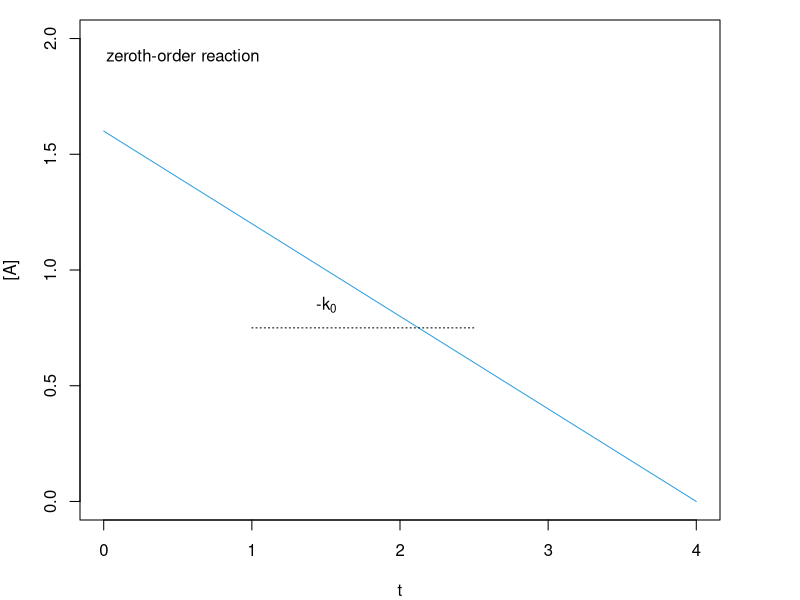
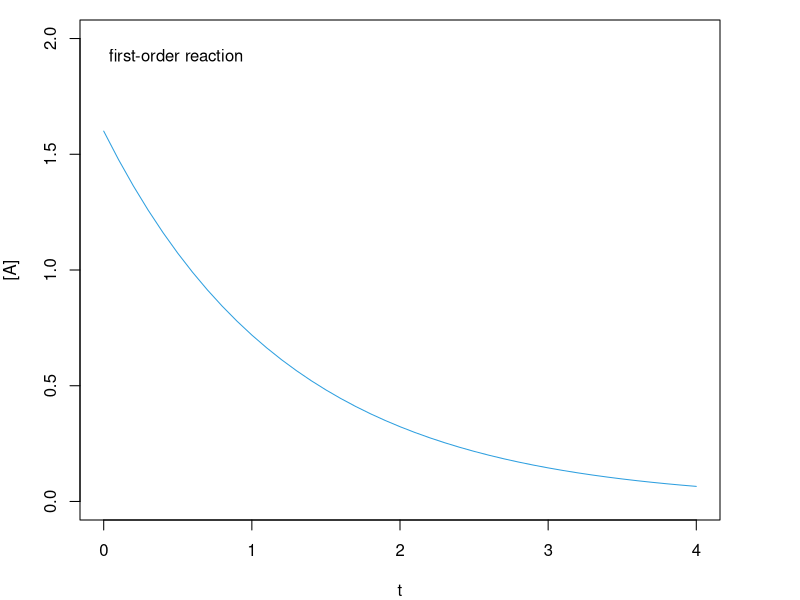
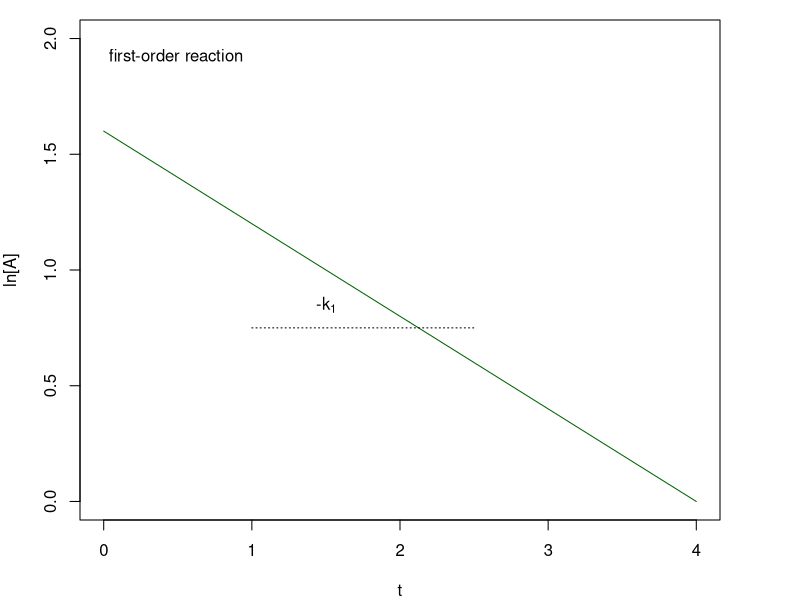
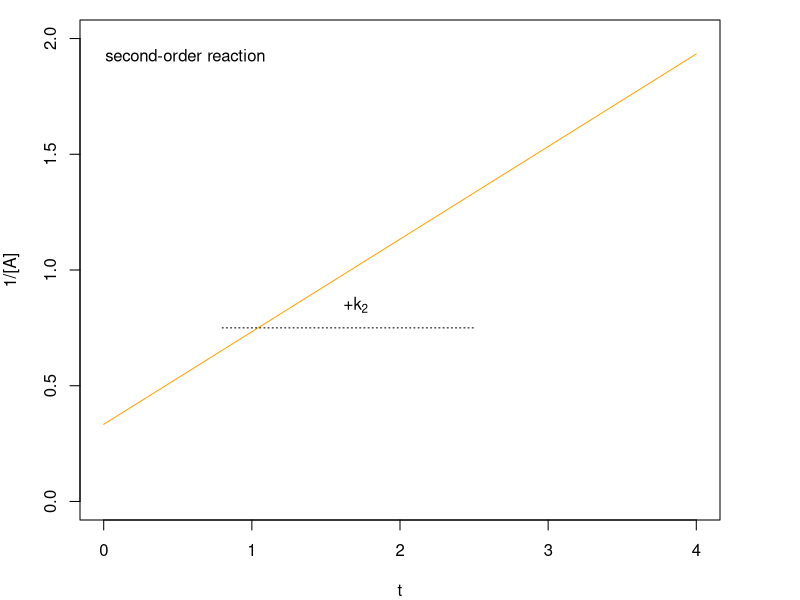
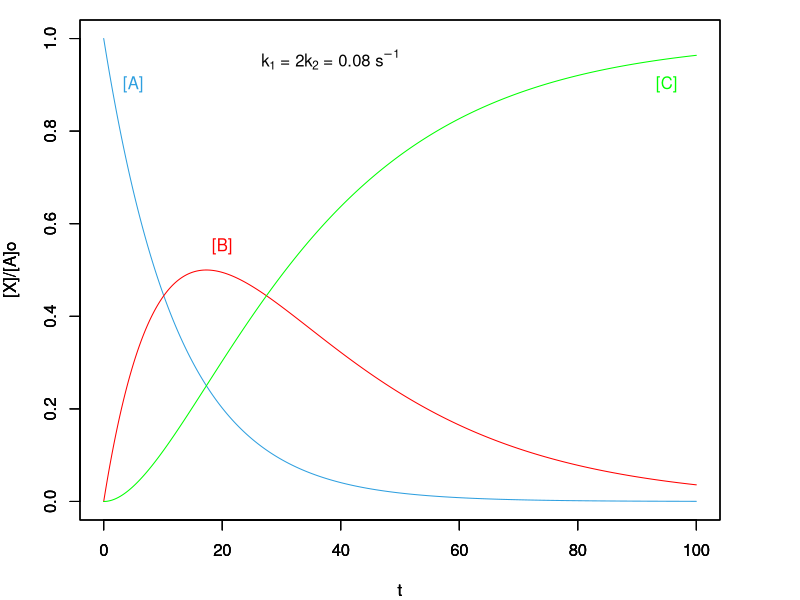
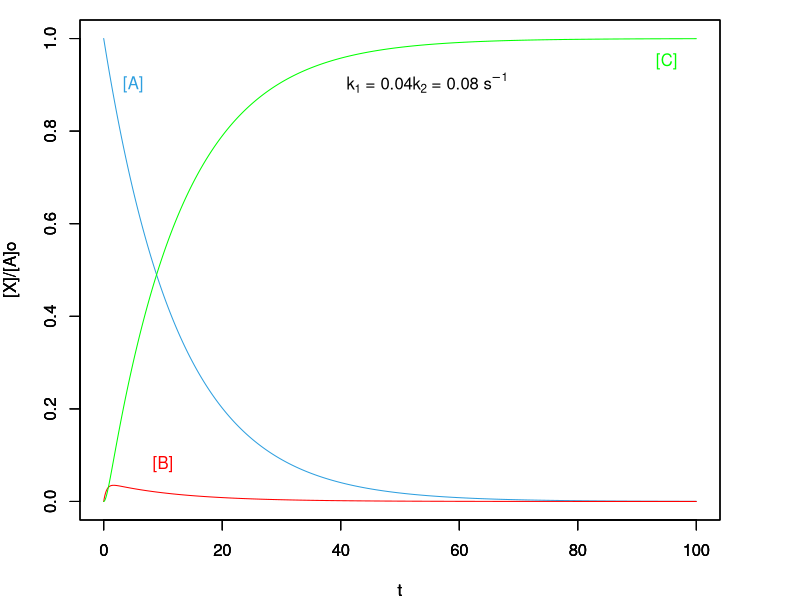
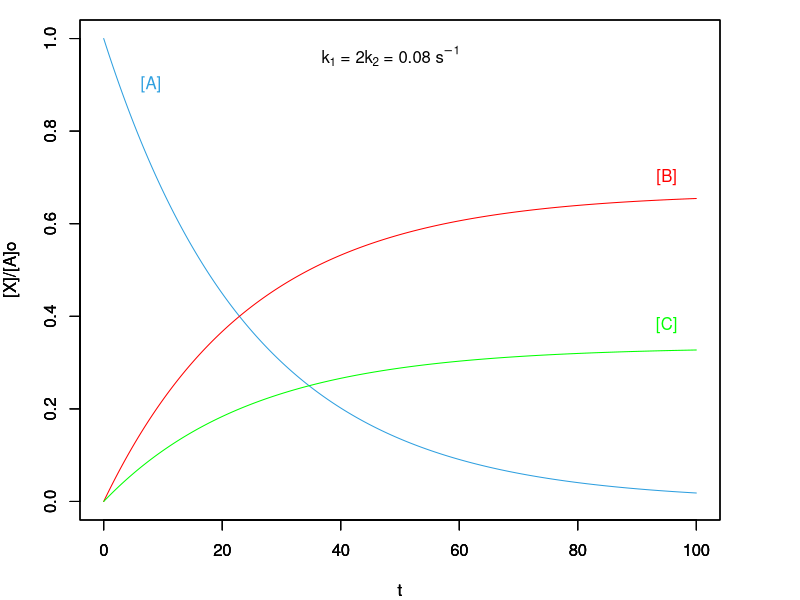
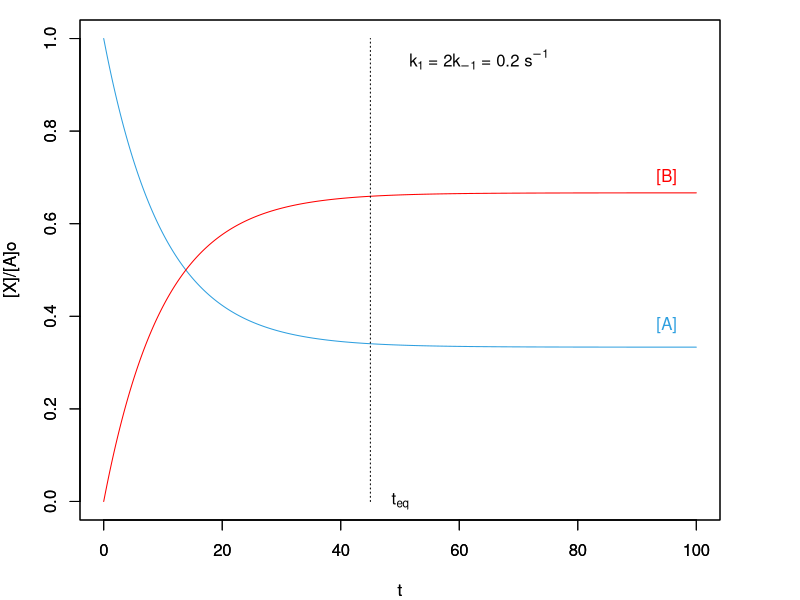

R code for these plots, in order: (Note: this script raises an error after producing the figures.)
## ---- chunk 1
x <- seq(0,4,0.1)
i <- 0.2
f <- 1
p1 <- 0.5
par(mar=c(4,4,1,4))
plot(x, -0.4*x+1.6,
     xlim=c(0, 4),
     ylim=c(0, 2),
     type="l",
     ylab = "[A]", xlab = "t", col = "#2E9FDF")
arrows(1, 0.75,2.5,0.75 , length=0, angle=90, code=3, lty="dotted")
text(1.5,0.85, expression(paste('-k'[0])), col = "black")
legend("topleft", inset=.03, expression(paste("zeroth-order reaction")),box.col = "white", bg = "white", adj=0.15)
## ---- chunk 2
x <- seq(0,4,0.1)
i <- 0.2
f <- 1
p1 <- 0.5
par(mar=c(4,4,1,4))
plot(x, 1.6*exp(-0.8*x),
     xlim=c(0, 4),
     ylim=c(0, 2),
     type="l",
     ylab = "[A]", xlab = "t", col = "#2E9FDF")
legend("topleft", inset=.03, expression(paste("first-order reaction")),box.col = "white", bg = "white", adj=0.15)
## ---- chunk 3
x <- seq(0,4,0.1)
i <- 0.2
f <- 1
p1 <- 0.5
par(mar=c(4,4,1,4))
plot(x, -0.4*x+1.6,
     xlim=c(0, 4),
     ylim=c(0, 2),
     type="l",
     ylab = "ln[A]", xlab = "t", col = "darkgreen")
arrows(1, 0.75,2.5,0.75 , length=0, angle=90, code=3, lty="dotted")
text(1.5,0.85, expression(paste('-k'[1])), col = "black")
legend("topleft", inset=.03, expression(paste("first-order reaction")),box.col = "white", bg = "white", adj=0.15)
## ---- chunk 4
x <- seq(0,4,0.1)
i <- 0.2
f <- 1
p1 <- 0.5
par(mar=c(4,4,1,4))
plot(x, ((1/3)+0.4*x),
     xlim=c(0, 4),
     ylim=c(0, 2),
     type="l",
     ylab = "1/[A]", xlab = "t", col = "orange")
arrows(0.8, 0.75,2.5,0.75 , length=0, angle=90, code=3, lty="dotted")
text(1.7,0.85, expression(paste('+k'[2])), col = "black")
legend("topleft", inset=.03, expression(paste("second-order reaction")),box.col = "white", bg = "white", adj=0.15)
## ---- chunk 5
x <- seq(0,100,0.1)
i <- 0.2
f <- 1
k1 <- 0.08
k2 <- k1/2
par(mar=c(4,4,1,4))
plot(x, exp(-k1*x),
     xlim=c(0, 100),
     ylim=c(0, 1),
     type="l",
     ylab = "[X]/[A]o", xlab = "t", col = "#2E9FDF")
par(new=TRUE)
plot(x, k1/(k2-k1)*(exp(-k1*x)-exp(-k2*x)),
     xlim=c(0, 100),
     ylim=c(0, 1),
     type="l",
     ylab = "[X]/[A]o", xlab = "t", col = "red")
par(new=TRUE)
plot(x, (-k2*exp(-k1*x)+k1*exp(-k2*x))/(k2-k1)+1,
     xlim=c(0, 100),
     ylim=c(0, 1),
     type="l",
     ylab = "[X]/[A]o", xlab = "t", col = "green")
text(5,0.9, expression(paste('[A]')), col = "#2E9FDF")
text(20,0.55, expression(paste('[B]')), col = "red")
text(95,0.9, expression(paste('[C]')), col = "green")
legend(25,1, inset=.03, expression(paste(k[1]," = 2",k[2]," = 0.08 ",s^-1)),box.col = "white", bg = "white", adj=0.15)
## ---- chunk 6
x <- seq(0,100,0.1)
i <- 0.2
f <- 1
k1 <- 0.08
k2 <- k1/0.04
par(mar=c(4,4,1,4))
plot(x, exp(-k1*x),
     xlim=c(0, 100),
     ylim=c(0, 1),
     type="l",
     ylab = "[X]/[A]o", xlab = "t", col = "#2E9FDF")
par(new=TRUE)
plot(x, k1/(k2-k1)*(exp(-k1*x)-exp(-k2*x)),
     xlim=c(0, 100),
     ylim=c(0, 1),
     type="l",
     ylab = "[X]/[A]o", xlab = "t", col = "red")
par(new=TRUE)
plot(x, (-k2*exp(-k1*x)+k1*exp(-k2*x))/(k2-k1)+1,
     xlim=c(0, 100),
     ylim=c(0, 1),
     type="l",
     ylab = "[X]/[A]o", xlab = "t", col = "green")
text(5,0.9, expression(paste('[A]')), col = "#2E9FDF")
text(10,0.08, expression(paste('[B]')), col = "red")
text(95,0.95, expression(paste('[C]')), col = "green")
legend(40,0.95, inset=.03, expression(paste(k[1]," = 0.04",k[2]," = 0.08 ",s^-1)),box.col = "white", bg = "white", adj=0.15)
## ---- chunk 7
x <- seq(0,100,0.1)
i <- 0.2
f <- 1
k1 <- 0.08
k2 <- k1/2
par(mar=c(4,4,1,4))
plot(x, exp((-k1+k2)*x),
     xlim=c(0, 100),
     ylim=c(0, 1),
     type="l",
     ylab = "[X]/[A]o", xlab = "t", col = "#2E9FDF")
par(new=TRUE)
plot(x, k1/(k1+k2)*(1-exp((-k1+k2)*x)),
     xlim=c(0, 100),
     ylim=c(0, 1),
     type="l",
     ylab = "[X]/[A]o", xlab = "t", col = "red")
par(new=TRUE)
plot(x, k2/(k1+k2)*(1-exp((-k1+k2)*x)),
     xlim=c(0, 100),
     ylim=c(0, 1),
     type="l",
     ylab = "[X]/[A]o", xlab = "t", col = "green")
text(8,0.9, expression(paste('[A]')), col = "#2E9FDF")
text(95,0.7, expression(paste('[B]')), col = "red")
text(95,0.38, expression(paste('[C]')), col = "green")
legend("top", inset=.03, expression(paste(k[1]," = 2",k[2]," = 0.08 ",s^-1)),box.col = "white", bg = "white", adj=0.15)
## ---- chunk 8
x <- seq(0,100,0.1)
i <- 0.2
f <- 1
k1 <- 0.2
k2 <- k1/2
par(mar=c(4,4,1,4))
plot(x, (k2+k1*(exp((-k1+k2)*x)))/(k1+k2),
     xlim=c(0, 100),
     ylim=c(0, 1),
     type="l",
     ylab = "[X]/[A]o", xlab = "t", col = "#2E9FDF")
par(new=TRUE)
plot(x, 1-(k2+k1*(exp((-k1+k2)*x)))/(k1+k2),
     xlim=c(0, 100),
     ylim=c(0, 1),
     type="l",
     ylab = "[X]/[A]o", xlab = "t", col = "red")
text(95,0.38, expression(paste('[A]')), col = "#2E9FDF")
text(95,0.7, expression(paste('[B]')), col = "red")
text(50,0, expression(paste('t'[eq])), col = "black")
arrows(45,0,45,1 , length=0, angle=90, code=3, lty="dotted")
legend(50,1, inset=.03, expression(paste(k[1]," = 2",k[-1]," = 0.2 ",s^-1)),box.col = "white", bg = "white", adj=0.15)
## ---- chunk 9
x <- seq(0,4,0.1)
i <- 1
f <- 3
p1 <- 0.5
par(mar=c(4,4,1,4))
plot(x, -0.4*x+2,
     xlim=c(0, 4),
     ylim=c(0, 2),
     type="l",
     ylab = "ln k", xlab = "1/T", col = "#2E9FDF",xaxt='n',yaxt='n')
arrows(1.4,1.1,2.4,1.1 , length=0, angle=90, code=3, lty="dotted")
text(1.6,1.2, expression(paste("-Ea/R")), col = "black")

points(i, -0.4*i+2, col="red", pch=19)
points(f, -0.4*f+2, col="red", pch=19)
text(.1+i, .1-0.4*i+2, "1")
text(.1+f, .1-0.4*f+2, "2")

text(i+0.15,0, expression(paste("1/T"[1])), col = "black")
text(f+0.15,0, expression(paste("1/T"[2])), col = "black")


arrows(i, -0.4*i+2, i, -10 , length=0, angle=90, code=3, lty="dotted")
arrows(i, -0.4*i+2, -10, -0.4*i+2 , length=0, angle=90, code=3, lty="dotted")
arrows(f, -0.4*f+2, f, -10 , length=0, angle=90, code=3, lty="dotted")
arrows(f, -0.4*f+2, -10, -0.4*f+2 , length=0, angle=90, code=3, lty="dotted")

## ---- chunk 10
knitr::include_graphics('./img/Rxn_coordinate_diagram_5.PNG')
